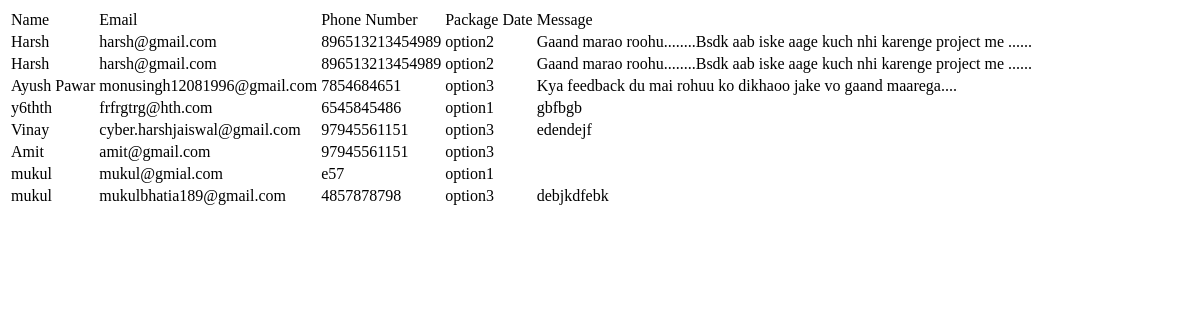
The app's page /adminr2/, older data.
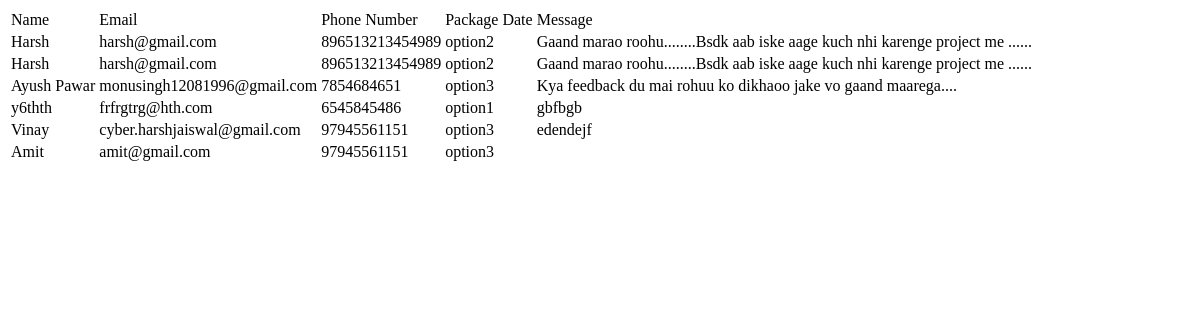
The same page, newer data.
### harsha/models.py (models this page shows)
class Message(models.Model):
     firstname=models.CharField(max_length=50,null=True)
     email_id=models.CharField(max_length=50,null=True)
     phoneno=models.CharField(max_length=50,null=True)
     packages=models.CharField(max_length=50,null=True)
     Date=models.CharField(max_length=50,null=True)
     Messages=models.CharField(max_length=50,null=True)

### harsha/views.py (the view)
# urls.py: path('adminr2/',adminr,name="package"),
def adminr(request):
   data=Message.objects.all()
   oj2={"data":data}
   return render(request,"admin.html",oj2)

### harsha/templates/admin.html (shortened to what this page needs)
<!DOCTYPE html>
<html lang="en">
<head>
</head>
<body>
    <table>
        <tr>
            <td>Name</td>
            <td>Email</td>
            <td>Phone Number</td>
            <td>Package</td>
            <td>Date</td>
            <td>Message</td>
       </tr>
       {% for i in data %}
        <tr>
            <td>{{i.firstname}}</td>
            <td>{{i.email_id}}</td>
            <td>{{i.phoneno}}</td>
            <td>{{i.packages}}</td>
            <td>{{i.date}}</td>
            <td>{{i.Messages}}</td>
        </tr>
        {% endfor %}
    </table>
</body>
</html>

Row changes from the older to the newer data that the page shows:
removed Message: firstname "mukul", email_id "mukul@gmial.com", phoneno "e57", packages "option1"
removed Message: firstname "mukul", email_id "mukulbhatia189@gmail.com", phoneno "4857878798", packages "option3", Messages "debjkdfebk"
